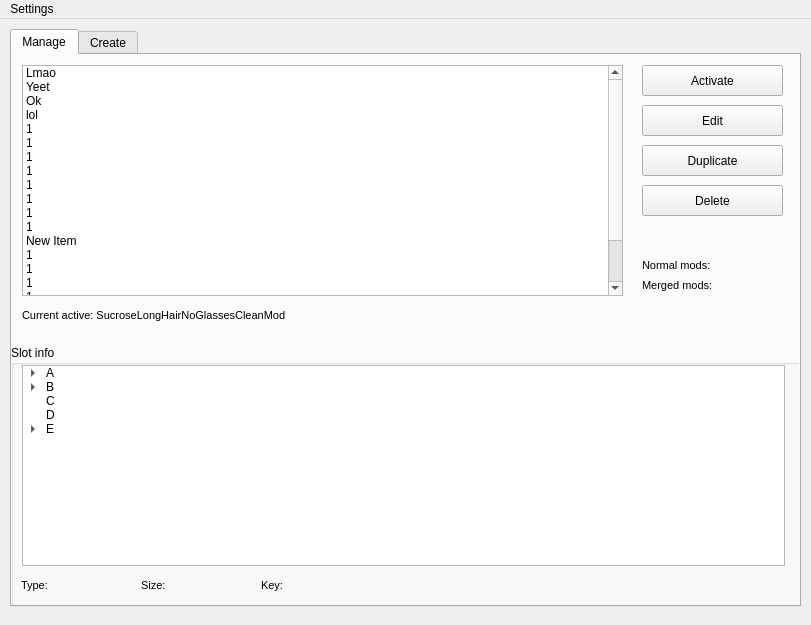
<?xml version="1.0" encoding="UTF-8"?>
<ui version="4.0">
 <class>ModLoader</class>
 <widget class="QMainWindow" name="ModLoader">
  <property name="geometry">
   <rect>
    <x>0</x>
    <y>0</y>
    <width>811</width>
    <height>625</height>
   </rect>
  </property>
  <property name="minimumSize">
   <size>
    <width>811</width>
    <height>0</height>
   </size>
  </property>
  <property name="maximumSize">
   <size>
    <width>811</width>
    <height>637</height>
   </size>
  </property>
  <property name="windowTitle">
   <string>Mod Loader</string>
  </property>
  <widget class="QWidget" name="centralwidget">
   <widget class="QTabWidget" name="content_tab">
    <property name="geometry">
     <rect>
      <x>10</x>
      <y>10</y>
      <width>791</width>
      <height>578</height>
     </rect>
    </property>
    <property name="currentIndex">
     <number>0</number>
    </property>
    <widget class="QWidget" name="manage">
     <attribute name="title">
      <string>Manage</string>
     </attribute>
     <widget class="QListWidget" name="slots">
      <property name="geometry">
       <rect>
        <x>10</x>
        <y>10</y>
        <width>601</width>
        <height>231</height>
       </rect>
      </property>
      <item>
       <property name="text">
        <string>Lmao</string>
       </property>
      </item>
      <item>
       <property name="text">
        <string>Yeet</string>
       </property>
      </item>
      <item>
       <property name="text">
        <string>Ok</string>
       </property>
      </item>
      <item>
       <property name="text">
        <string>lol</string>
       </property>
      </item>
      <item>
       <property name="text">
        <string>1</string>
       </property>
      </item>
      <item>
       <property name="text">
        <string>1</string>
       </property>
      </item>
      <item>
       <property name="text">
        <string>1</string>
       </property>
      </item>
      <item>
       <property name="text">
        <string>1</string>
       </property>
      </item>
      <item>
       <property name="text">
        <string>1</string>
       </property>
      </item>
      <item>
       <property name="text">
        <string>1</string>
       </property>
      </item>
      <item>
       <property name="text">
        <string>1</string>
       </property>
      </item>
      <item>
       <property name="text">
        <string>1</string>
       </property>
      </item>
      <item>
       <property name="text">
        <string>New Item</string>
       </property>
      </item>
      <item>
       <property name="text">
        <string>1</string>
       </property>
      </item>
      <item>
       <property name="text">
        <string>1</string>
       </property>
      </item>
      <item>
       <property name="text">
        <string>1</string>
       </property>
      </item>
      <item>
       <property name="text">
        <string>1</string>
       </property>
      </item>
      <item>
       <property name="text">
        <string>1</string>
       </property>
      </item>
      <item>
       <property name="text">
        <string>New Item</string>
       </property>
      </item>
      <item>
       <property name="text">
        <string>New Item</string>
       </property>
      </item>
     </widget>
     <widget class="QPushButton" name="activate_btn">
      <property name="geometry">
       <rect>
        <x>630</x>
        <y>10</y>
        <width>141</width>
        <height>31</height>
       </rect>
      </property>
      <property name="text">
       <string>Activate</string>
      </property>
     </widget>
     <widget class="QPushButton" name="delete_btn">
      <property name="geometry">
       <rect>
        <x>630</x>
        <y>130</y>
        <width>141</width>
        <height>31</height>
       </rect>
      </property>
      <property name="text">
       <string>Delete</string>
      </property>
     </widget>
     <widget class="QPushButton" name="duplicate_btn">
      <property name="geometry">
       <rect>
        <x>630</x>
        <y>90</y>
        <width>141</width>
        <height>31</height>
       </rect>
      </property>
      <property name="text">
       <string>Duplicate</string>
      </property>
     </widget>
     <widget class="QPushButton" name="edit_btn">
      <property name="geometry">
       <rect>
        <x>630</x>
        <y>50</y>
        <width>141</width>
        <height>31</height>
       </rect>
      </property>
      <property name="text">
       <string>Edit</string>
      </property>
     </widget>
     <widget class="QLabel" name="normal_mod_count">
      <property name="geometry">
       <rect>
        <x>630</x>
        <y>200</y>
        <width>141</width>
        <height>21</height>
       </rect>
      </property>
      <property name="font">
       <font>
        <pointsize>8</pointsize>
       </font>
      </property>
      <property name="text">
       <string>Normal mods:</string>
      </property>
     </widget>
     <widget class="QLabel" name="merged_mod_count">
      <property name="geometry">
       <rect>
        <x>630</x>
        <y>220</y>
        <width>141</width>
        <height>21</height>
       </rect>
      </property>
      <property name="font">
       <font>
        <pointsize>8</pointsize>
       </font>
      </property>
      <property name="text">
       <string>Merged mods:</string>
      </property>
     </widget>
     <widget class="QGroupBox" name="slot_info_group">
      <property name="geometry">
       <rect>
        <x>-1</x>
        <y>290</y>
        <width>791</width>
        <height>261</height>
       </rect>
      </property>
      <property name="title">
       <string>Slot info</string>
      </property>
      <widget class="QTreeWidget" name="slot_items">
       <property name="geometry">
        <rect>
         <x>11</x>
         <y>20</y>
         <width>763</width>
         <height>201</height>
        </rect>
       </property>
       <attribute name="headerVisible">
        <bool>false</bool>
       </attribute>
       <column>
        <property name="text">
         <string> </string>
        </property>
       </column>
       <item>
        <property name="text">
         <string>A</string>
        </property>
        <item>
         <property name="text">
          <string>1</string>
         </property>
        </item>
        <item>
         <property name="text">
          <string>2</string>
         </property>
        </item>
        <item>
         <property name="text">
          <string>3</string>
         </property>
        </item>
       </item>
       <item>
        <property name="text">
         <string>B</string>
        </property>
        <item>
         <property name="text">
          <string>4</string>
         </property>
        </item>
        <item>
         <property name="text">
          <string>5</string>
         </property>
        </item>
        <item>
         <property name="text">
          <string>6</string>
         </property>
        </item>
       </item>
       <item>
        <property name="text">
         <string>C</string>
        </property>
       </item>
       <item>
        <property name="text">
         <string>D</string>
        </property>
       </item>
       <item>
        <property name="text">
         <string>E</string>
        </property>
        <item>
         <property name="text">
          <string>7</string>
         </property>
        </item>
        <item>
         <property name="text">
          <string>8</string>
         </property>
        </item>
        <item>
         <property name="text">
          <string>9</string>
         </property>
        </item>
       </item>
      </widget>
      <widget class="QLabel" name="mod_type">
       <property name="geometry">
        <rect>
         <x>10</x>
         <y>230</y>
         <width>91</width>
         <height>21</height>
        </rect>
       </property>
       <property name="font">
        <font>
         <pointsize>8</pointsize>
        </font>
       </property>
       <property name="text">
        <string>Type:</string>
       </property>
      </widget>
      <widget class="QLabel" name="mod_key">
       <property name="geometry">
        <rect>
         <x>250</x>
         <y>230</y>
         <width>341</width>
         <height>21</height>
        </rect>
       </property>
       <property name="font">
        <font>
         <pointsize>8</pointsize>
        </font>
       </property>
       <property name="text">
        <string>Key:</string>
       </property>
      </widget>
      <widget class="QLabel" name="mod_size">
       <property name="geometry">
        <rect>
         <x>130</x>
         <y>230</y>
         <width>101</width>
         <height>21</height>
        </rect>
       </property>
       <property name="font">
        <font>
         <pointsize>8</pointsize>
        </font>
       </property>
       <property name="text">
        <string>Size:</string>
       </property>
      </widget>
     </widget>
     <widget class="QLabel" name="cur_active_mod">
      <property name="geometry">
       <rect>
        <x>10</x>
        <y>250</y>
        <width>581</width>
        <height>21</height>
       </rect>
      </property>
      <property name="font">
       <font>
        <pointsize>8</pointsize>
       </font>
      </property>
      <property name="text">
       <string>Current active: SucroseLongHairNoGlassesCleanMod</string>
      </property>
     </widget>
    </widget>
    <widget class="QWidget" name="create">
     <attribute name="title">
      <string>Create</string>
     </attribute>
     <widget class="QLineEdit" name="name_input">
      <property name="geometry">
       <rect>
        <x>160</x>
        <y>13</y>
        <width>441</width>
        <height>31</height>
       </rect>
      </property>
     </widget>
     <widget class="QComboBox" name="mod_list">
      <property name="geometry">
       <rect>
        <x>90</x>
        <y>80</y>
        <width>231</width>
        <height>31</height>
       </rect>
      </property>
     </widget>
     <widget class="QPushButton" name="save_button">
      <property name="geometry">
       <rect>
        <x>390</x>
        <y>510</y>
        <width>221</width>
        <height>31</height>
       </rect>
      </property>
      <property name="text">
       <string>Save</string>
      </property>
     </widget>
     <widget class="QPushButton" name="cancel_button">
      <property name="geometry">
       <rect>
        <x>160</x>
        <y>510</y>
        <width>221</width>
        <height>31</height>
       </rect>
      </property>
      <property name="text">
       <string>Cancel</string>
      </property>
     </widget>
     <widget class="QLabel" name="slot_name_label">
      <property name="geometry">
       <rect>
        <x>90</x>
        <y>20</y>
        <width>71</width>
        <height>16</height>
       </rect>
      </property>
      <property name="text">
       <string>Slot name</string>
      </property>
     </widget>
     <widget class="QLabel" name="mod_label">
      <property name="geometry">
       <rect>
        <x>90</x>
        <y>60</y>
        <width>71</width>
        <height>16</height>
       </rect>
      </property>
      <property name="text">
       <string>Mod</string>
      </property>
     </widget>
     <widget class="QLabel" name="child_mod_label">
      <property name="geometry">
       <rect>
        <x>340</x>
        <y>60</y>
        <width>71</width>
        <height>16</height>
       </rect>
      </property>
      <property name="text">
       <string>Child mod</string>
      </property>
     </widget>
     <widget class="QPushButton" name="add_btn">
      <property name="geometry">
       <rect>
        <x>590</x>
        <y>80</y>
        <width>101</width>
        <height>31</height>
       </rect>
      </property>
      <property name="text">
       <string>Add</string>
      </property>
     </widget>
     <widget class="QComboBox" name="child_mod_list">
      <property name="enabled">
       <bool>false</bool>
      </property>
      <property name="geometry">
       <rect>
        <x>340</x>
        <y>80</y>
        <width>231</width>
        <height>31</height>
       </rect>
      </property>
     </widget>
     <widget class="QLabel" name="note_label">
      <property name="geometry">
       <rect>
        <x>90</x>
        <y>480</y>
        <width>211</width>
        <height>16</height>
       </rect>
      </property>
      <property name="text">
       <string>Note: Double click to delete an item</string>
      </property>
     </widget>
     <widget class="QCheckBox" name="is_hidden">
      <property name="geometry">
       <rect>
        <x>610</x>
        <y>20</y>
        <width>81</width>
        <height>20</height>
       </rect>
      </property>
      <property name="text">
       <string>Hidden</string>
      </property>
     </widget>
     <widget class="QLabel" name="c_mod_type">
      <property name="geometry">
       <rect>
        <x>90</x>
        <y>120</y>
        <width>91</width>
        <height>16</height>
       </rect>
      </property>
      <property name="text">
       <string>Type:</string>
      </property>
     </widget>
     <widget class="QLabel" name="c_mod_size">
      <property name="geometry">
       <rect>
        <x>210</x>
        <y>120</y>
        <width>111</width>
        <height>16</height>
       </rect>
      </property>
      <property name="text">
       <string>Size:</string>
      </property>
     </widget>
     <widget class="QLabel" name="c_mod_key">
      <property name="geometry">
       <rect>
        <x>340</x>
        <y>120</y>
        <width>351</width>
        <height>16</height>
       </rect>
      </property>
      <property name="text">
       <string>Key:</string>
      </property>
     </widget>
     <widget class="QTreeWidget" name="edit_mod_list">
      <property name="geometry">
       <rect>
        <x>90</x>
        <y>150</y>
        <width>601</width>
        <height>321</height>
       </rect>
      </property>
      <attribute name="headerVisible">
       <bool>false</bool>
      </attribute>
      <column>
       <property name="text">
        <string> </string>
       </property>
      </column>
      <item>
       <property name="text">
        <string>A</string>
       </property>
       <item>
        <property name="text">
         <string>1</string>
        </property>
       </item>
       <item>
        <property name="text">
         <string>2</string>
        </property>
       </item>
       <item>
        <property name="text">
         <string>3</string>
        </property>
       </item>
      </item>
      <item>
       <property name="text">
        <string>B</string>
       </property>
      </item>
      <item>
       <property name="text">
        <string>C</string>
       </property>
      </item>
      <item>
       <property name="text">
        <string>D</string>
       </property>
       <item>
        <property name="text">
         <string>1</string>
        </property>
       </item>
       <item>
        <property name="text">
         <string>2</string>
        </property>
       </item>
       <item>
        <property name="text">
         <string>3</string>
        </property>
       </item>
      </item>
     </widget>
    </widget>
   </widget>
  </widget>
  <widget class="QMenuBar" name="menu_bar">
   <property name="geometry">
    <rect>
     <x>0</x>
     <y>0</y>
     <width>811</width>
     <height>26</height>
    </rect>
   </property>
   <widget class="QMenu" name="settings_menu">
    <property name="title">
     <string>Settings</string>
    </property>
    <addaction name="auto_3dmigoto"/>
   </widget>
   <addaction name="settings_menu"/>
  </widget>
  <action name="auto_3dmigoto">
   <property name="checkable">
    <bool>true</bool>
   </property>
   <property name="text">
    <string>Auto launch 3dmigoto</string>
   </property>
  </action>
  <action name="actionShow_hidden">
   <property name="checkable">
    <bool>true</bool>
   </property>
   <property name="text">
    <string>Show hidden</string>
   </property>
  </action>
 </widget>
 <resources/>
 <connections/>
</ui>
